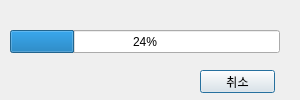
<?xml version="1.0" encoding="UTF-8"?>
<ui version="4.0">
 <class>Dialog</class>
 <widget class="QDialog" name="Dialog">
  <property name="enabled">
   <bool>true</bool>
  </property>
  <property name="geometry">
   <rect>
    <x>0</x>
    <y>0</y>
    <width>300</width>
    <height>100</height>
   </rect>
  </property>
  <property name="minimumSize">
   <size>
    <width>300</width>
    <height>100</height>
   </size>
  </property>
  <property name="maximumSize">
   <size>
    <width>300</width>
    <height>100</height>
   </size>
  </property>
  <property name="windowTitle">
   <string>Dialog</string>
  </property>
  <widget class="QPushButton" name="btn_cancel">
   <property name="geometry">
    <rect>
     <x>200</x>
     <y>70</y>
     <width>75</width>
     <height>23</height>
    </rect>
   </property>
   <property name="text">
    <string>취소</string>
   </property>
  </widget>
  <widget class="QProgressBar" name="progressBar">
   <property name="geometry">
    <rect>
     <x>10</x>
     <y>30</y>
     <width>270</width>
     <height>23</height>
    </rect>
   </property>
   <property name="toolTipDuration">
    <number>-1</number>
   </property>
   <property name="value">
    <number>24</number>
   </property>
   <property name="alignment">
    <set>Qt::AlignCenter</set>
   </property>
   <property name="textVisible">
    <bool>true</bool>
   </property>
   <property name="orientation">
    <enum>Qt::Horizontal</enum>
   </property>
   <property name="textDirection">
    <enum>QProgressBar::TopToBottom</enum>
   </property>
  </widget>
 </widget>
 <resources/>
 <connections/>
</ui>
